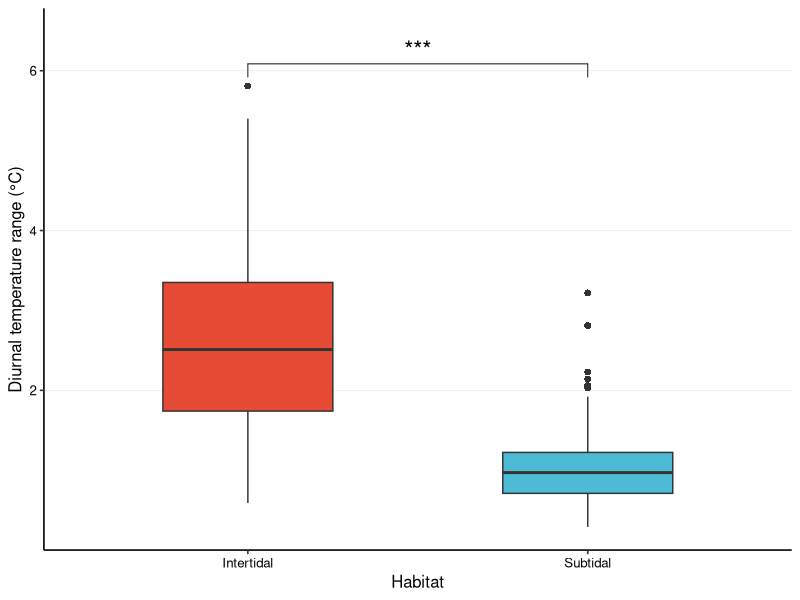
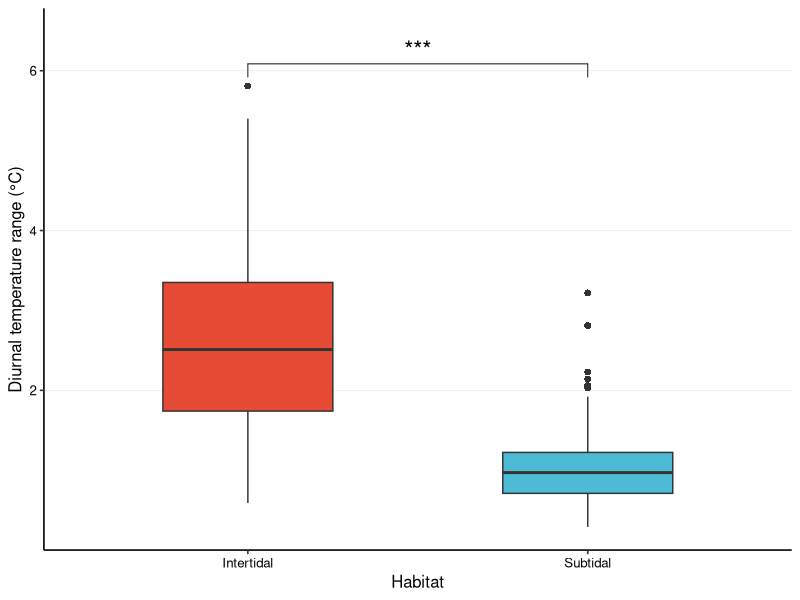
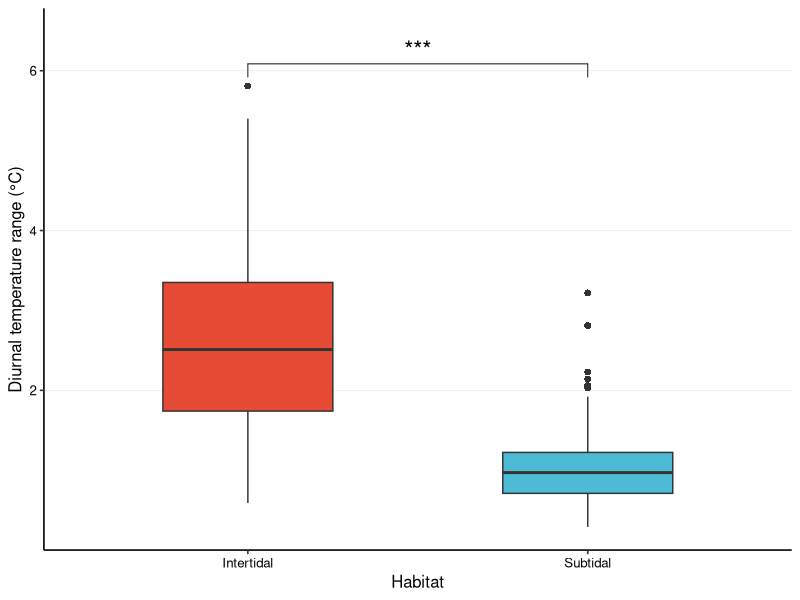

Here is the R script that generated these plots, in order:
# =============================================================================
# Diurnal (daily) temperature range: Intertidal vs Subtidal
# =============================================================================
library(ggplot2)
library(ggpubr)
library(dplyr)

habitat_colors <- c("intertidal" = "#E64B35FF", "subtidal" = "#4DBBD5FF")

data <- read.csv("Dailyrange.csv", header = TRUE)
data$Group <- factor(data$Group, levels = c("intertidal", "subtidal"))
stopifnot(!anyNA(data$Group))

data$value <- as.numeric(data$value)
if (anyNA(data$value)) stop("Non-numeric or missing values in 'value' column.")
message(sprintf("Rows: %d (intertidal=%d, subtidal=%d)",
                nrow(data), sum(data$Group=="intertidal"), sum(data$Group=="subtidal")))

# =============================================================================
# Summary table: per-habitat diurnal temperature range statistics + Wilcoxon
#   (mean +/- SD, median, IQR, min-max range, n) 
# =============================================================================
summary_tab <- data %>%
  group_by(Group) %>%
  summarise(
    n        = n(),
    mean     = mean(value),
    sd       = sd(value),
    median   = median(value),
    Q1       = quantile(value, 0.25),
    Q3       = quantile(value, 0.75),
    min      = min(value),
    max      = max(value),
    .groups  = "drop"
  ) %>%
  mutate(
    `mean +/- SD` = sprintf("%.2f +/- %.2f", mean, sd),
    `range (min-max)` = sprintf("%.1f - %.1f", min, max),
    Habitat = ifelse(Group == "intertidal", "Intertidal", "Subtidal")
  ) %>%
  select(Habitat, n, mean, sd, `mean +/- SD`, median, Q1, Q3, min, max, `range (min-max)`)


wt <- wilcox.test(value ~ Group, data = data)
eff_n <- nrow(data)

z <- qnorm(wt$p.value / 2, lower.tail = FALSE)
r_eff <- z / sqrt(eff_n)

cat("\n===== Diurnal temperature range — per-habitat summary =====\n")
print(as.data.frame(summary_tab), row.names = FALSE, digits = 4)
cat(sprintf("\nWilcoxon rank-sum: W=%.1f, p=%.3g | effect size r=%.3f\n",
            wt$statistic, wt$p.value, r_eff))
cat(sprintf("Intertidal: %.2f +/- %.2f C (range %.1f-%.1f)\n",
            summary_tab$mean[summary_tab$Habitat=="Intertidal"],
            summary_tab$sd[summary_tab$Habitat=="Intertidal"],
            summary_tab$min[summary_tab$Habitat=="Intertidal"],
            summary_tab$max[summary_tab$Habitat=="Intertidal"]))
cat(sprintf("Subtidal:   %.2f +/- %.2f C (range %.1f-%.1f)\n",
            summary_tab$mean[summary_tab$Habitat=="Subtidal"],
            summary_tab$sd[summary_tab$Habitat=="Subtidal"],
            summary_tab$min[summary_tab$Habitat=="Subtidal"],
            summary_tab$max[summary_tab$Habitat=="Subtidal"]))


summary_export <- summary_tab %>%
  mutate(Wilcoxon_p = signif(wt$p.value, 3), effect_size_r = round(r_eff, 3))
write.csv(summary_export, "TableS_diurnal_temperature_range_summary.csv", row.names = FALSE)
message("Wrote TableS_diurnal_temperature_range_summary.csv")


p <- ggplot(data, aes(x = Group, y = value, fill = Group)) +
  geom_boxplot(width = 0.5, outlier.shape = 16, outlier.size = 2) +
  scale_fill_manual(values = habitat_colors) +
  scale_x_discrete(labels = c("intertidal" = "Intertidal",
                              "subtidal"   = "Subtidal")) +
  
  stat_compare_means(
    method      = "wilcox.test",
    comparisons = list(c("intertidal", "subtidal")),
    label       = "p.signif",
    symnum.args = list(cutpoints = c(0, 0.001, 0.01, 0.05, 1),
                       symbols   = c("***", "**", "*", "ns")),
    size = 6
  ) +
  
  scale_y_continuous(expand = expansion(mult = c(0.05, 0.12))) +
  labs(x = "Habitat", y = "Diurnal temperature range (\u00B0C)") +
  theme_classic(base_size = 12) +
  theme(
    legend.position    = "none",
    axis.text          = element_text(color = "black"),
    panel.grid.major.y = element_line(color = "grey90", linewidth = 0.2)
  )

print(p)
ggsave("Figure_1B_daily_temperature_range.png", p, width = 4, height = 5, dpi = 600)
ggsave("Figure_1B_daily_temperature_range.pdf", p, width = 4, height = 5)
